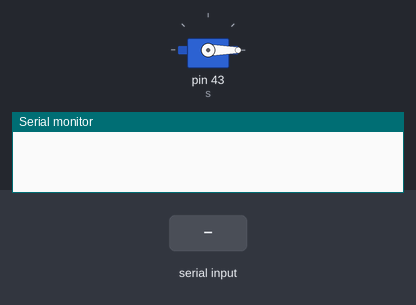
Recording of a sketch running on a simulated Arduino Mega 2560, built with avr-gcc and run on an emulated ATmega2560. On the bench: servo, the last lines printed to the serial monitor. The test bench sets the inputs (shaded band).

Above: at 1.2 s.
1.3 s: "90:45\n" received over Serial
At 1.8 s:
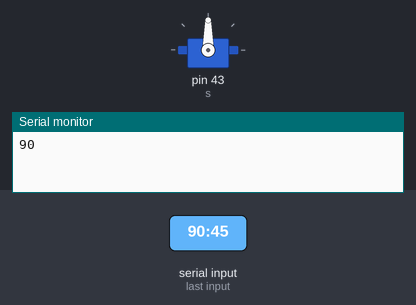
2.8 s: ":" received over Serial
At 4.0 s:
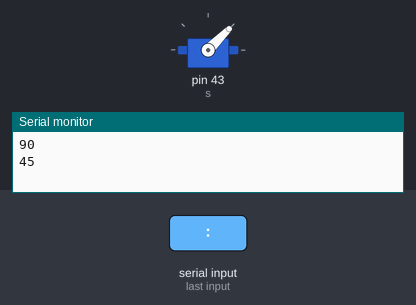
4.3 s: "30:150\n" received over Serial
At 5.3 s:
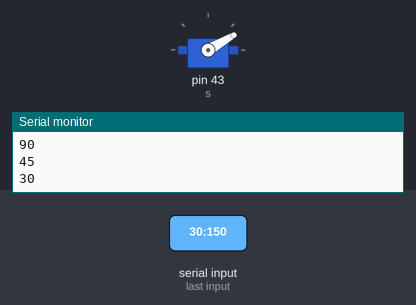
5.8 s: ":" received over Serial
At 6.4 s:
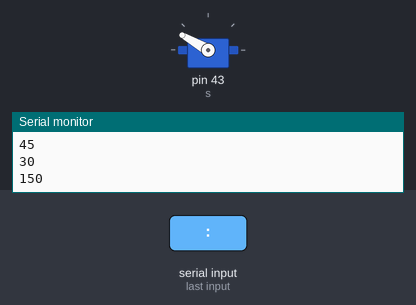
Timing chart, 0 to 8.3 s (numbered marks = the images above; inputs shaded):
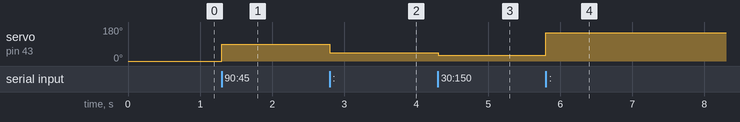

The sketch:

llll.ino
```cpp
#include <SoftwareSerial.h>// import the serial library
#include <Servo.h>

Servo s;

void setup() {
  Serial.begin(9600);
  s.attach(43);
}
String str;
int w=0;
void loop() {
  if (Serial.available())
  {
    char x = char(Serial.read());
    if (x == ':')
    {
      int k  = (atoi(str.c_str()));
      s.write(k);
      w=k;
      str = "";
      Serial.println(k);
    }
    else
    {
      str =  str + x;
    }
  }
  s.write(w);
}
```

Measured:
- after the input at 1.3 s, servo on pin 43 (s): 0° → 90° at once
- after the input at 2.8 s, servo on pin 43 (s): 90° → 45° at once
- after the input at 4.3 s, servo on pin 43 (s): 45° → 30° at once
- after the input at 5.8 s, servo on pin 43 (s): 30° → 150° at once
